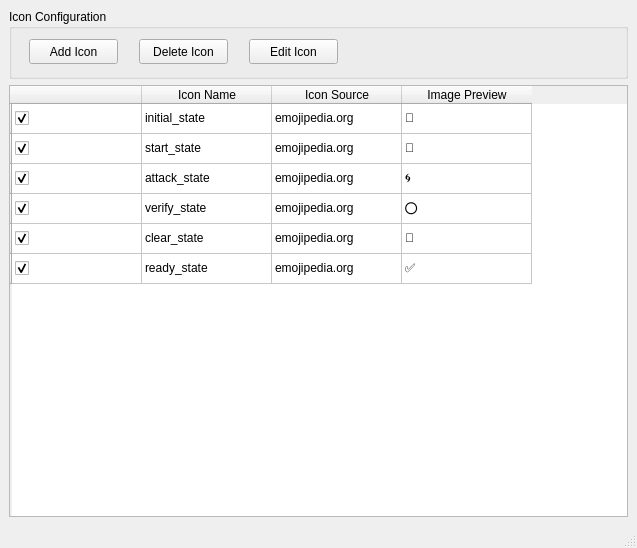
<?xml version="1.0" encoding="UTF-8"?>
<ui version="4.0">
 <class>icon_configuration</class>
 <widget class="QMainWindow" name="icon_configuration">
  <property name="geometry">
   <rect>
    <x>0</x>
    <y>0</y>
    <width>637</width>
    <height>548</height>
   </rect>
  </property>
  <property name="windowTitle">
   <string>MainWindow</string>
  </property>
  <widget class="QWidget" name="icon_centralwidget">
   <layout class="QVBoxLayout" name="verticalLayout">
    <item>
     <widget class="QGroupBox" name="icon_configBox">
      <property name="minimumSize">
       <size>
        <width>351</width>
        <height>70</height>
       </size>
      </property>
      <property name="maximumSize">
       <size>
        <width>16777215</width>
        <height>70</height>
       </size>
      </property>
      <property name="autoFillBackground">
       <bool>true</bool>
      </property>
      <property name="title">
       <string>Icon Configuration</string>
      </property>
      <widget class="QPushButton" name="icon_addIcon">
       <property name="geometry">
        <rect>
         <x>20</x>
         <y>30</y>
         <width>89</width>
         <height>25</height>
        </rect>
       </property>
       <property name="text">
        <string>Add Icon</string>
       </property>
      </widget>
      <widget class="QPushButton" name="icon_deleteIcon">
       <property name="geometry">
        <rect>
         <x>130</x>
         <y>30</y>
         <width>89</width>
         <height>25</height>
        </rect>
       </property>
       <property name="text">
        <string>Delete Icon</string>
       </property>
      </widget>
      <widget class="QPushButton" name="icon_editIcon">
       <property name="geometry">
        <rect>
         <x>240</x>
         <y>30</y>
         <width>89</width>
         <height>25</height>
        </rect>
       </property>
       <property name="text">
        <string>Edit Icon</string>
       </property>
      </widget>
     </widget>
    </item>
    <item>
     <widget class="QTableWidget" name="IconTable">
      <property name="sizePolicy">
       <sizepolicy hsizetype="Preferred" vsizetype="Preferred">
        <horstretch>0</horstretch>
        <verstretch>0</verstretch>
       </sizepolicy>
      </property>
      <property name="minimumSize">
       <size>
        <width>500</width>
        <height>300</height>
       </size>
      </property>
      <property name="maximumSize">
       <size>
        <width>16777215</width>
        <height>16777215</height>
       </size>
      </property>
      <property name="layoutDirection">
       <enum>Qt::LeftToRight</enum>
      </property>
      <property name="autoFillBackground">
       <bool>true</bool>
      </property>
      <attribute name="horizontalHeaderCascadingSectionResizes">
       <bool>true</bool>
      </attribute>
      <attribute name="horizontalHeaderDefaultSectionSize">
       <number>130</number>
      </attribute>
      <attribute name="horizontalHeaderMinimumSectionSize">
       <number>130</number>
      </attribute>
      <attribute name="horizontalHeaderShowSortIndicator" stdset="0">
       <bool>true</bool>
      </attribute>
      <row>
       <property name="text">
        <string/>
       </property>
      </row>
      <row>
       <property name="text">
        <string/>
       </property>
      </row>
      <row>
       <property name="text">
        <string/>
       </property>
      </row>
      <row>
       <property name="text">
        <string/>
       </property>
      </row>
      <row>
       <property name="text">
        <string/>
       </property>
      </row>
      <row>
       <property name="text">
        <string/>
       </property>
      </row>
      <column>
       <property name="text">
        <string/>
       </property>
      </column>
      <column>
       <property name="text">
        <string>Icon Name</string>
       </property>
      </column>
      <column>
       <property name="text">
        <string>Icon Source</string>
       </property>
      </column>
      <column>
       <property name="text">
        <string>Image Preview</string>
       </property>
      </column>
      <item row="0" column="0">
       <property name="text">
        <string/>
       </property>
       <property name="checkState">
        <enum>Checked</enum>
       </property>
       <property name="flags">
        <set>ItemIsSelectable|ItemIsEditable|ItemIsDragEnabled|ItemIsUserCheckable|ItemIsEnabled</set>
       </property>
      </item>
      <item row="0" column="1">
       <property name="text">
        <string>initial_state</string>
       </property>
      </item>
      <item row="0" column="2">
       <property name="text">
        <string>emojipedia.org</string>
       </property>
      </item>
      <item row="0" column="3">
       <property name="text">
        <string>🔴 </string>
       </property>
      </item>
      <item row="1" column="0">
       <property name="text">
        <string/>
       </property>
       <property name="checkState">
        <enum>Checked</enum>
       </property>
       <property name="flags">
        <set>ItemIsSelectable|ItemIsEditable|ItemIsDragEnabled|ItemIsUserCheckable|ItemIsEnabled</set>
       </property>
      </item>
      <item row="1" column="1">
       <property name="text">
        <string>start_state</string>
       </property>
      </item>
      <item row="1" column="2">
       <property name="text">
        <string>emojipedia.org</string>
       </property>
      </item>
      <item row="1" column="3">
       <property name="text">
        <string>🔵</string>
       </property>
      </item>
      <item row="2" column="0">
       <property name="text">
        <string/>
       </property>
       <property name="checkState">
        <enum>Checked</enum>
       </property>
       <property name="flags">
        <set>ItemIsSelectable|ItemIsEditable|ItemIsDragEnabled|ItemIsUserCheckable|ItemIsEnabled</set>
       </property>
      </item>
      <item row="2" column="1">
       <property name="text">
        <string>attack_state</string>
       </property>
      </item>
      <item row="2" column="2">
       <property name="text">
        <string>emojipedia.org</string>
       </property>
      </item>
      <item row="2" column="3">
       <property name="text">
        <string>🌀</string>
       </property>
      </item>
      <item row="3" column="0">
       <property name="text">
        <string/>
       </property>
       <property name="checkState">
        <enum>Checked</enum>
       </property>
       <property name="flags">
        <set>ItemIsSelectable|ItemIsEditable|ItemIsDragEnabled|ItemIsUserCheckable|ItemIsEnabled</set>
       </property>
      </item>
      <item row="3" column="1">
       <property name="text">
        <string>verify_state</string>
       </property>
      </item>
      <item row="3" column="2">
       <property name="text">
        <string>emojipedia.org</string>
       </property>
      </item>
      <item row="3" column="3">
       <property name="text">
        <string>⭕</string>
       </property>
      </item>
      <item row="4" column="0">
       <property name="text">
        <string/>
       </property>
       <property name="checkState">
        <enum>Checked</enum>
       </property>
       <property name="flags">
        <set>ItemIsSelectable|ItemIsEditable|ItemIsDragEnabled|ItemIsUserCheckable|ItemIsEnabled</set>
       </property>
      </item>
      <item row="4" column="1">
       <property name="text">
        <string>clear_state</string>
       </property>
      </item>
      <item row="4" column="2">
       <property name="text">
        <string>emojipedia.org</string>
       </property>
      </item>
      <item row="4" column="3">
       <property name="text">
        <string>💬</string>
       </property>
      </item>
      <item row="5" column="0">
       <property name="text">
        <string/>
       </property>
       <property name="checkState">
        <enum>Checked</enum>
       </property>
       <property name="flags">
        <set>ItemIsSelectable|ItemIsEditable|ItemIsDragEnabled|ItemIsUserCheckable|ItemIsEnabled</set>
       </property>
      </item>
      <item row="5" column="1">
       <property name="text">
        <string>ready_state</string>
       </property>
      </item>
      <item row="5" column="2">
       <property name="text">
        <string>emojipedia.org</string>
       </property>
      </item>
      <item row="5" column="3">
       <property name="text">
        <string>✅</string>
       </property>
      </item>
     </widget>
    </item>
   </layout>
  </widget>
  <widget class="QMenuBar" name="menubar">
   <property name="geometry">
    <rect>
     <x>0</x>
     <y>0</y>
     <width>637</width>
     <height>22</height>
    </rect>
   </property>
  </widget>
  <widget class="QStatusBar" name="statusbar"/>
 </widget>
 <resources/>
 <connections/>
</ui>
